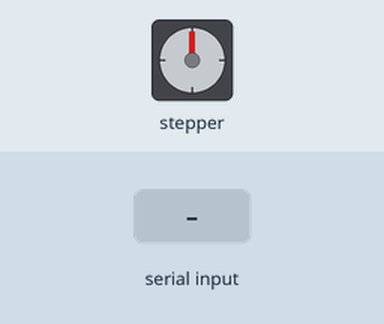
A sketch run on a simulated Arduino Uno, built with avr-gcc and run on an emulated ATmega328P. Shown: stepper motor. Inputs (shaded band) come from the test bench. Stepper angles assume 513 steps per turn.

Above: at 1.2 s.
1.3 s: "5\n" received over Serial
At 2.6 s:
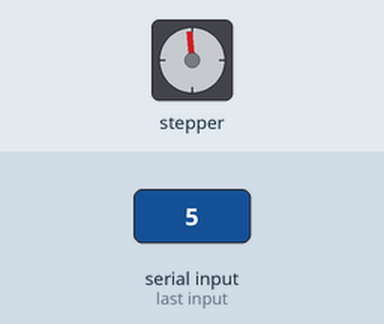
2.9 s: "90\n" received over Serial
At 5.5 s:
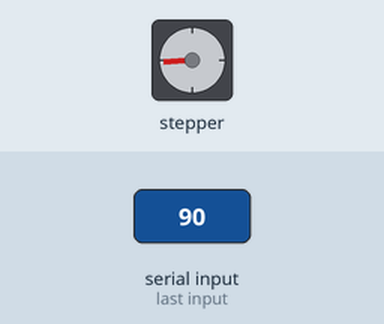
5.9 s: "200\n" received over Serial
At 8.7 s:
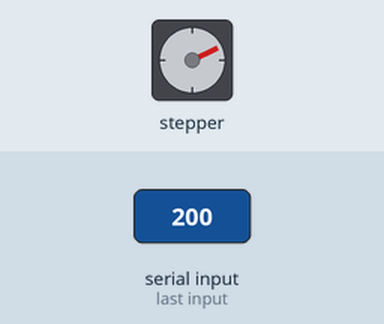
8.9 s: "90\n" received over Serial
At 11.5 s:
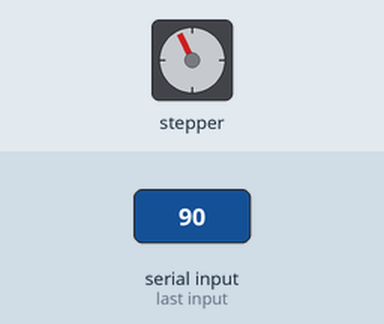
11.9 s: "200\n" received over Serial
At 14.9 s:
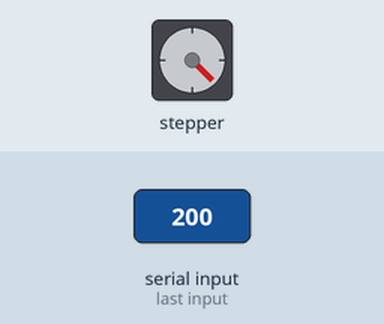
Timing chart, 0 to 15.9 s (numbered marks = the images above; inputs shaded):
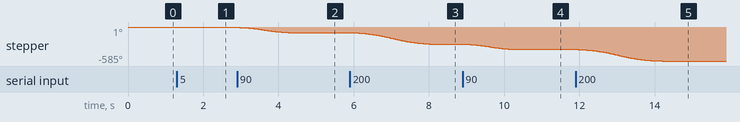

The sketch:

protoAHCS_Inverted.ino
```cpp
// Shows how to run three Steppers at once with varying speeds
//
// Requires the Adafruit_Motorshield v2 library
//   https://github.com/adafruit/Adafruit_Motor_Shield_V2_Library
// And AccelStepper with AFMotor support
//   https://github.com/adafruit/AccelStepper

// Coded for protoAHCS

// This tutorial is for Adafruit Motorshield v2 only!
#include <AccelStepper.h>
#include <Wire.h>
#include <Adafruit_MotorShield.h>
#include "utility/Adafruit_PWMServoDriver.h"

Adafruit_MotorShield AFMStop(0x60); // Default address, no jumpers

// Connect stepper with 513 steps per revolution to the shield
Adafruit_StepperMotor *myStepper = AFMStop.getStepper(513, 2);

// you can change these to DOUBLE or INTERLEAVE or MICROSTEP!
void forwardstep() {
  myStepper->onestep(FORWARD, DOUBLE);
}
void backwardstep() {
  myStepper->onestep(BACKWARD, DOUBLE);
}

// Wrap the 3 steppers in an AccelStepper object
AccelStepper stepper(forwardstep, backwardstep);

// Set up variables for angles
float gammaPos;     //Input heading from gamma
int gammaPosSteps;  // Convert units to motor steps
int heading;        //Desired heading
const float DegToSteps = 1.425;  //Degree to Motor steps conversion
                                 //(#steps/360deg)

void setup()
{
  AFMStop.begin();                // Start the top shield
  Serial.begin(38400);            // Gamma using 38400 baud
  stepper.setMaxSpeed(5000.0);    //steps/sec, high value is limited by time
                                  //taken to call run()
  stepper.setAcceleration(200.0); //steps/sec^2
  heading= 0 * DegToSteps;        // In units of motor steps
}

void loop()
{
    if (Serial.available() > 0) {

        gammaPos = Serial.parseFloat();      //Read in gamma heading in deg

 /*-------Comment out if moving in another way---------*/
 //This example will rotate the protoAHCS until the gamma is facing
 //the desired heading
        gammaPosSteps = -gammaPos * DegToSteps;  //Convert to steps
        stepper.move(gammaPosSteps - heading);   //Tells steps to move
 /*-------End Comment out for changing movement-------*/

 /*-------Code here if moving in another way---------*/


 /*-------End coding for changing movement-------*/

        stepper.run();                          //Move
        serialFlush();                          //Clear serial memory
      }

    stepper.run();                              //Keep moving until new gammaPos
}


void serialFlush() {
  while(Serial.available() > 0) {
    char t = Serial.read();
  }
}
```

Measured:
- after the input at 2.9 s, stepper: turns 90° counter-clockwise in 1.4 s, starting at once
- after the input at 5.9 s, stepper: turns 200° counter-clockwise in 2.2 s, starting at once
- after the input at 8.9 s, stepper: turns 90° counter-clockwise in 1.4 s, starting at once
- after the input at 11.9 s, stepper: turns 200° counter-clockwise in 2.3 s, starting at once
